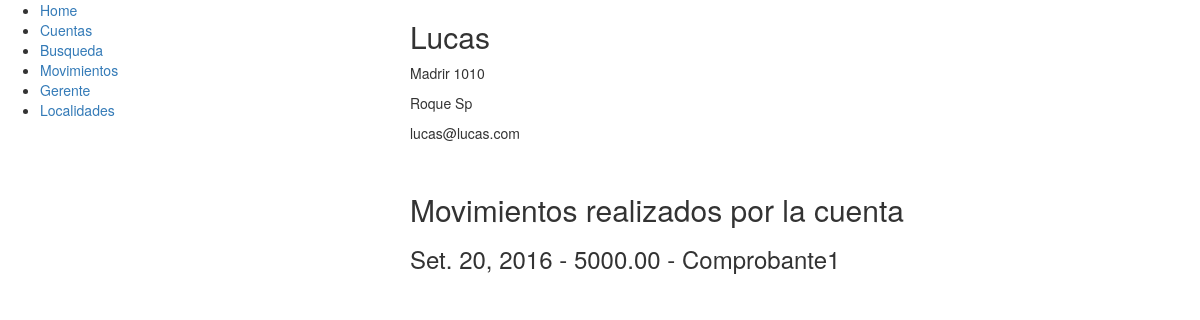
The app's page /cuenta/2/ with its own data.
### cuentas/models.py (models this page shows, shortened)
class Cuenta(models.Model):
	nombre = models.CharField(max_length=200)
	direccion = models.CharField(max_length=500)
	localidad = models.ForeignKey(Localidad, default=1)
	email = models.EmailField()

class Localidad(models.Model):
	nombre = models.CharField(max_length=200)
	def __str__(self):
		return self.nombre

class Movimiento(models.Model):
	cuenta = models.ForeignKey(Cuenta)
	comprobante = models.TextField()
	fecha = models.DateField(auto_now=True)
	importe = models.DecimalField(max_digits=20, decimal_places=2, default=0)

### cuentas/views.py (the view)
# urls.py: url(r'^cuenta/([0-9]+)/$',views.cuenta),
def cuenta(request, id):
	try:
		c = Cuenta.objects.get(pk=id)
		m = Cuenta.objects.get(pk=id).movimiento_set.all()
	except Cuenta.DoesNotExist:
		raise Http404("No existe la cuenta seleccionada")
	return render (request, 'cuenta2.html',{'cuenta' : c, 'movimientos': m})

### cuentas/templates/cuenta2.html (shortened to what this page needs)
{% extends "base.html" %}
{% block content %}
	<h2>{{ cuenta.nombre }}</h2>
	<p>{{ cuenta.direccion }}</p>
	<p>{{ cuenta.localidad }}</p>
	<p>{{ cuenta.email }}</p>
	<br>
	<h2>Movimientos realizados por la cuenta</h2>
	{% for movimiento in movimientos %}
		<h3>{{ movimiento.fecha }} - {{ movimiento.importe }} - {{ movimiento.comprobante }}</h3>
	{% endfor %}
{% endblock %}

### records on screen
Cuenta: nombre "Lucas", direccion "Madrir 1010", localidad "Roque Sp", email "lucas@lucas.com"
Movimiento: fecha "Set. 20, 2016", importe "5000.00", comprobante "Comprobante1"
